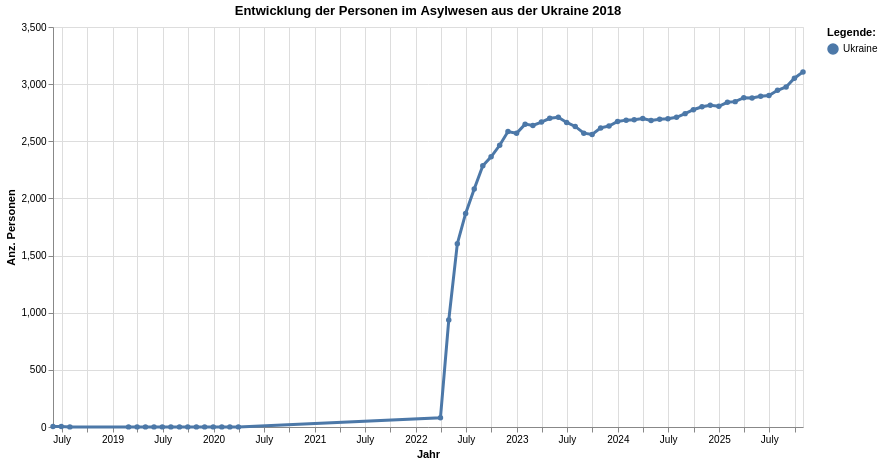

Here is the notebook cell this chart was saved with:
### Code cell
grafik0 = mypy_dv.plot_altair_multiline_highlight(
    data = df_sel_top25_since2002.query("NationHistSort ==8265").reset_index().sort_values('NationHistLang', ascending=True)
    ,x = 'StichtagDat:T'
    ,y = 'sum_Anz:Q'
    ,x_beschriftung = 'Jahr'
    , y_beschriftung = 'Anz. Personen'
    ,category = "NationHistLang:N"
    ,category_beschriftung= 'Legende:'
    ,warning_status = "ignore" #always or ignore
    ,myTitle="Entwicklung der Personen im Asylwesen aus der Ukraine "+str(data_min_date)
)
grafik0

### Figure 1 — Vega-Lite specification as saved in the notebook (floating-point values rounded to 4 significant figures)
{"config": {"view": {"continuousWidth": 300, "continuousHeight": 300}}, "layer": [{"mark": {"type": "circle"}, "encoding": {"color": {"field": "NationHistLang", "legend": {"orient": "right", "title": "Legende:"}, "type": "nominal"}, "opacity": {"value": 1.3}, "tooltip": [{"field": "StichtagDat", "type": "temporal"}, {"field": "NationHistLang", "type": "nominal"}, {"field": "sum_Anz", "type": "quantitative"}], "x": {"axis": {"title": "Jahr"}, "field": "StichtagDat", "type": "temporal"}, "y": {"axis": {"title": "Anz. Personen"}, "field": "sum_Anz", "type": "quantitative"}}, "name": "view_3", "title": "Entwicklung der Personen im Asylwesen aus der Ukraine 2018"}, {"mark": {"type": "line"}, "encoding": {"color": {"field": "NationHistLang", "legend": {"orient": "right", "title": "Legende:"}, "type": "nominal"}, "size": {"condition": {"test": {"not": {"param": "param_3"}}, "value": 1.2}, "value": 3}, "tooltip": [{"field": "StichtagDat", "type": "temporal"}, {"field": "NationHistLang", "type": "nominal"}, {"field": "sum_Anz", "type": "quantitative"}], "x": {"axis": {"title": "Jahr"}, "field": "StichtagDat", "type": "temporal"}, "y": {"axis": {"title": "Anz. Personen"}, "field": "sum_Anz", "type": "quantitative"}}, "title": "Entwicklung der Personen im Asylwesen aus der Ukraine 2018"}], "data": {"name": "data-caef5ad19789d6cb58af57b51e41c395"}, "height": 400, "params": [{"name": "param_3", "select": {"type": "point", "fields": ["NationHistLang:N"], "nearest": true, "on": "pointerover"}, "views": ["view_3"]}], "width": 750, "$schema": "https://vega.github.io/schema/vega-lite/v5.8.0.json", "datasets": {"data-caef5ad19789d6cb58af57b51e41c395": [{"index": 0, "StichtagDat": "2025-10-31T00:00:00", "Jahr": 2025, "NationHistSort": 8265, "NationHistCd": 8265, "NationHistLang": "Ukraine", "sum_Anz": 3107}, {"index": 2668, "StichtagDat": "2023-02-28T00:00:00", "Jahr": 2023, "NationHistSort": 8265, "NationHistCd": 8265, "NationHistLang": "Ukraine", "sum_Anz": 2639}, {"index": 2747, "StichtagDat": "2023-01-31T00:00:00", "Jahr": 2023, "NationHistSort": 8265, "NationHistCd": 8265, "NationHistLang": "Ukraine", "sum_Anz": 2650}, {"index": 2826, "StichtagDat": "2022-12-31T00:00:00", "Jahr": 2022, "NationHistSort": 8265, "NationHistCd": 8265, "NationHistLang": "Ukraine", "sum_Anz": 2570}, {"index": 2907, "StichtagDat": "2022-11-30T00:00:00", "Jahr": 2022, "NationHistSort": 8265, "NationHistCd": 8265, "NationHistLang": "Ukraine", "sum_Anz": 2585}, {"index": 2984, "StichtagDat": "2022-10-31T00:00:00", "Jahr": 2022, "NationHistSort": 8265, "NationHistCd": 8265, "NationHistLang": "Ukraine", "sum_Anz": 2465}, {"index": 3058, "StichtagDat": "2022-09-30T00:00:00", "Jahr": 2022, "NationHistSort": 8265, "NationHistCd": 8265, "NationHistLang": "Ukraine", "sum_Anz": 2364}, {"index": 3133, "StichtagDat": "2022-08-31T00:00:00", "Jahr": 2022, "NationHistSort": 8265, "NationHistCd": 8265, "NationHistLang": "Ukraine", "sum_Anz": 2286}, {"index": 3206, "StichtagDat": "2022-07-31T00:00:00", "Jahr": 2022, "NationHistSort": 8265, "NationHistCd": 8265, "NationHistLang": "Ukraine", "sum_Anz": 2083}, {"index": 3278, "StichtagDat": "2022-06-30T00:00:00", "Jahr": 2022, "NationHistSort": 8265, "NationHistCd": 8265, "NationHistLang": "Ukraine", "sum_Anz": 1869}, {"index": 3350, "StichtagDat": "2022-05-31T00:00:00", "Jahr": 2022, "NationHistSort": 8265, "NationHistCd": 8265, "NationHistLang": "Ukraine", "sum_Anz": 1604}, {"index": 3417, "StichtagDat": "2022-04-30T00:00:00", "Jahr": 2022, "NationHistSort": 8265, "NationHistCd": 8265, "NationHistLang": "Ukraine", "sum_Anz": 936}, {"index": 3489, "StichtagDat": "2022-03-31T00:00:00", "Jahr": 2022, "NationHistSort": 8265, "NationHistCd": 8265, "NationHistLang": "Ukraine", "sum_Anz": 80}, {"index": 5045, "StichtagDat": "2020-03-31T00:00:00", "Jahr": 2020, "NationHistSort": 8265, "NationHistCd": 8265, "NationHistLang": "Ukraine", "sum_Anz": 1}, {"index": 5115, "StichtagDat": "2020-02-29T00:00:00", "Jahr": 2020, "NationHistSort": 8265, "NationHistCd": 8265, "NationHistLang": "Ukraine", "sum_Anz": 1}, {"index": 5183, "StichtagDat": "2020-01-31T00:00:00", "Jahr": 2020, "NationHistSort": 8265, "NationHistCd": 8265, "NationHistLang": "Ukraine", "sum_Anz": 1}, {"index": 5252, "StichtagDat": "2019-12-31T00:00:00", "Jahr": 2019, "NationHistSort": 8265, "NationHistCd": 8265, "NationHistLang": "Ukraine", "sum_Anz": 1}, {"index": 5320, "StichtagDat": "2019-11-30T00:00:00", "Jahr": 2019, "NationHistSort": 8265, "NationHistCd": 8265, "NationHistLang": "Ukraine", "sum_Anz": 1}, {"index": 5392, "StichtagDat": "2019-10-31T00:00:00", "Jahr": 2019, "NationHistSort": 8265, "NationHistCd": 8265, "NationHistLang": "Ukraine", "sum_Anz": 1}, {"index": 5462, "StichtagDat": "2019-09-30T00:00:00", "Jahr": 2019, "NationHistSort": 8265, "NationHistCd": 8265, "NationHistLang": "Ukraine", "sum_Anz": 1}, {"index": 5534, "StichtagDat": "2019-08-31T00:00:00", "Jahr": 2019, "NationHistSort": 8265, "NationHistCd": 8265, "NationHistLang": "Ukraine", "sum_Anz": 1}, {"index": 5606, "StichtagDat": "2019-07-31T00:00:00", "Jahr": 2019, "NationHistSort": 8265, "NationHistCd": 8265, "NationHistLang": "Ukraine", "sum_Anz": 1}, {"index": 5678, "StichtagDat": "2019-06-30T00:00:00", "Jahr": 2019, "NationHistSort": 8265, "NationHistCd": 8265, "NationHistLang": "Ukraine", "sum_Anz": 1}, {"index": 5749, "StichtagDat": "2019-05-31T00:00:00", "Jahr": 2019, "NationHistSort": 8265, "NationHistCd": 8265, "NationHistLang": "Ukraine", "sum_Anz": 1}, {"index": 5822, "StichtagDat": "2019-04-30T00:00:00", "Jahr": 2019, "NationHistSort": 8265, "NationHistCd": 8265, "NationHistLang": "Ukraine", "sum_Anz": 1}, {"index": 5893, "StichtagDat": "2019-03-31T00:00:00", "Jahr": 2019, "NationHistSort": 8265, "NationHistCd": 8265, "NationHistLang": "Ukraine", "sum_Anz": 1}, {"index": 5963, "StichtagDat": "2019-02-28T00:00:00", "Jahr": 2019, "NationHistSort": 8265, "NationHistCd": 8265, "NationHistLang": "Ukraine", "sum_Anz": 1}, {"index": 6446, "StichtagDat": "2018-07-31T00:00:00", "Jahr": 2018, "NationHistSort": 8265, "NationHistCd": 8265, "NationHistLang": "Ukraine", "sum_Anz": 1}, {"index": 2590, "StichtagDat": "2023-03-31T00:00:00", "Jahr": 2023, "NationHistSort": 8265, "NationHistCd": 8265, "NationHistLang": "Ukraine", "sum_Anz": 2668}, {"index": 6491, "StichtagDat": "2018-06-30T00:00:00", "Jahr": 2018, "NationHistSort": 8265, "NationHistCd": 8265, "NationHistLang": "Ukraine", "sum_Anz": 5}, {"index": 2511, "StichtagDat": "2023-04-30T00:00:00", "Jahr": 2023, "NationHistSort": 8265, "NationHistCd": 8265, "NationHistLang": "Ukraine", "sum_Anz": 2701}, {"index": 2357, "StichtagDat": "2023-06-30T00:00:00", "Jahr": 2023, "NationHistSort": 8265, "NationHistCd": 8265, "NationHistLang": "Ukraine", "sum_Anz": 2665}, {"index": 88, "StichtagDat": "2025-09-30T00:00:00", "Jahr": 2025, "NationHistSort": 8265, "NationHistCd": 8265, "NationHistLang": "Ukraine", "sum_Anz": 3052}, {"index": 177, "StichtagDat": "2025-08-31T00:00:00", "Jahr": 2025, "NationHistSort": 8265, "NationHistCd": 8265, "NationHistLang": "Ukraine", "sum_Anz": 2975}, {"index": 262, "StichtagDat": "2025-07-31T00:00:00", "Jahr": 2025, "NationHistSort": 8265, "NationHistCd": 8265, "NationHistLang": "Ukraine", "sum_Anz": 2946}, {"index": 349, "StichtagDat": "2025-06-30T00:00:00", "Jahr": 2025, "NationHistSort": 8265, "NationHistCd": 8265, "NationHistLang": "Ukraine", "sum_Anz": 2901}, {"index": 438, "StichtagDat": "2025-05-31T00:00:00", "Jahr": 2025, "NationHistSort": 8265, "NationHistCd": 8265, "NationHistLang": "Ukraine", "sum_Anz": 2894}, {"index": 527, "StichtagDat": "2025-04-30T00:00:00", "Jahr": 2025, "NationHistSort": 8265, "NationHistCd": 8265, "NationHistLang": "Ukraine", "sum_Anz": 2879}, {"index": 614, "StichtagDat": "2025-03-31T00:00:00", "Jahr": 2025, "NationHistSort": 8265, "NationHistCd": 8265, "NationHistLang": "Ukraine", "sum_Anz": 2881}, {"index": 700, "StichtagDat": "2025-02-28T00:00:00", "Jahr": 2025, "NationHistSort": 8265, "NationHistCd": 8265, "NationHistLang": "Ukraine", "sum_Anz": 2847}, {"index": 786, "StichtagDat": "2025-01-31T00:00:00", "Jahr": 2025, "NationHistSort": 8265, "NationHistCd": 8265, "NationHistLang": "Ukraine", "sum_Anz": 2841}, {"index": 872, "StichtagDat": "2024-12-31T00:00:00", "Jahr": 2024, "NationHistSort": 8265, "NationHistCd": 8265, "NationHistLang": "Ukraine", "sum_Anz": 2806}, {"index": 958, "StichtagDat": "2024-11-30T00:00:00", "Jahr": 2024, "NationHistSort": 8265, "NationHistCd": 8265, "NationHistLang": "Ukraine", "sum_Anz": 2816}, {"index": 1043, "StichtagDat": "2024-10-31T00:00:00", "Jahr": 2024, "NationHistSort": 8265, "NationHistCd": 8265, "NationHistLang": "Ukraine", "sum_Anz": 2802}, {"index": 1126, "StichtagDat": "2024-09-30T00:00:00", "Jahr": 2024, "NationHistSort": 8265, "NationHistCd": 8265, "NationHistLang": "Ukraine", "sum_Anz": 2776}, {"index": 1206, "StichtagDat": "2024-08-31T00:00:00", "Jahr": 2024, "NationHistSort": 8265, "NationHistCd": 8265, "NationHistLang": "Ukraine", "sum_Anz": 2742}, {"index": 1287, "StichtagDat": "2024-07-31T00:00:00", "Jahr": 2024, "NationHistSort": 8265, "NationHistCd": 8265, "NationHistLang": "Ukraine", "sum_Anz": 2710}, {"index": 1370, "StichtagDat": "2024-06-30T00:00:00", "Jahr": 2024, "NationHistSort": 8265, "NationHistCd": 8265, "NationHistLang": "Ukraine", "sum_Anz": 2697}, {"index": 1455, "StichtagDat": "2024-05-31T00:00:00", "Jahr": 2024, "NationHistSort": 8265, "NationHistCd": 8265, "NationHistLang": "Ukraine", "sum_Anz": 2693}, {"index": 1542, "StichtagDat": "2024-04-30T00:00:00", "Jahr": 2024, "NationHistSort": 8265, "NationHistCd": 8265, "NationHistLang": "Ukraine", "sum_Anz": 2682}, {"index": 1630, "StichtagDat": "2024-03-31T00:00:00", "Jahr": 2024, "NationHistSort": 8265, "NationHistCd": 8265, "NationHistLang": "Ukraine", "sum_Anz": 2700}, {"index": 1715, "StichtagDat": "2024-02-29T00:00:00", "Jahr": 2024, "NationHistSort": 8265, "NationHistCd": 8265, "NationHistLang": "Ukraine", "sum_Anz": 2689}, {"index": 1799, "StichtagDat": "2024-01-31T00:00:00", "Jahr": 2024, "NationHistSort": 8265, "NationHistCd": 8265, "NationHistLang": "Ukraine", "sum_Anz": 2685}, {"index": 1882, "StichtagDat": "2023-12-31T00:00:00", "Jahr": 2023, "NationHistSort": 8265, "NationHistCd": 8265, "NationHistLang": "Ukraine", "sum_Anz": 2673}, {"index": 1961, "StichtagDat": "2023-11-30T00:00:00", "Jahr": 2023, "NationHistSort": 8265, "NationHistCd": 8265, "NationHistLang": "Ukraine", "sum_Anz": 2634}, {"index": 2040, "StichtagDat": "2023-10-31T00:00:00", "Jahr": 2023, "NationHistSort": 8265, "NationHistCd": 8265, "NationHistLang": "Ukraine", "sum_Anz": 2617}, {"index": 2121, "StichtagDat": "2023-09-30T00:00:00", "Jahr": 2023, "NationHistSort": 8265, "NationHistCd": 8265, "NationHistLang": "Ukraine", "sum_Anz": 2560}, {"index": 2201, "StichtagDat": "2023-08-31T00:00:00", "Jahr": 2023, "NationHistSort": 8265, "NationHistCd": 8265, "NationHistLang": "Ukraine", "sum_Anz": 2571}, {"index": 2280, "StichtagDat": "2023-07-31T00:00:00", "Jahr": 2023, "NationHistSort": 8265, "NationHistCd": 8265, "NationHistLang": "Ukraine", "sum_Anz": 2630}, {"index": 2433, "StichtagDat": "2023-05-31T00:00:00", "Jahr": 2023, "NationHistSort": 8265, "NationHistCd": 8265, "NationHistLang": "Ukraine", "sum_Anz": 2710}, {"index": 6562, "StichtagDat": "2018-05-31T00:00:00", "Jahr": 2018, "NationHistSort": 8265, "NationHistCd": 8265, "NationHistLang": "Ukraine", "sum_Anz": 5}]}}
